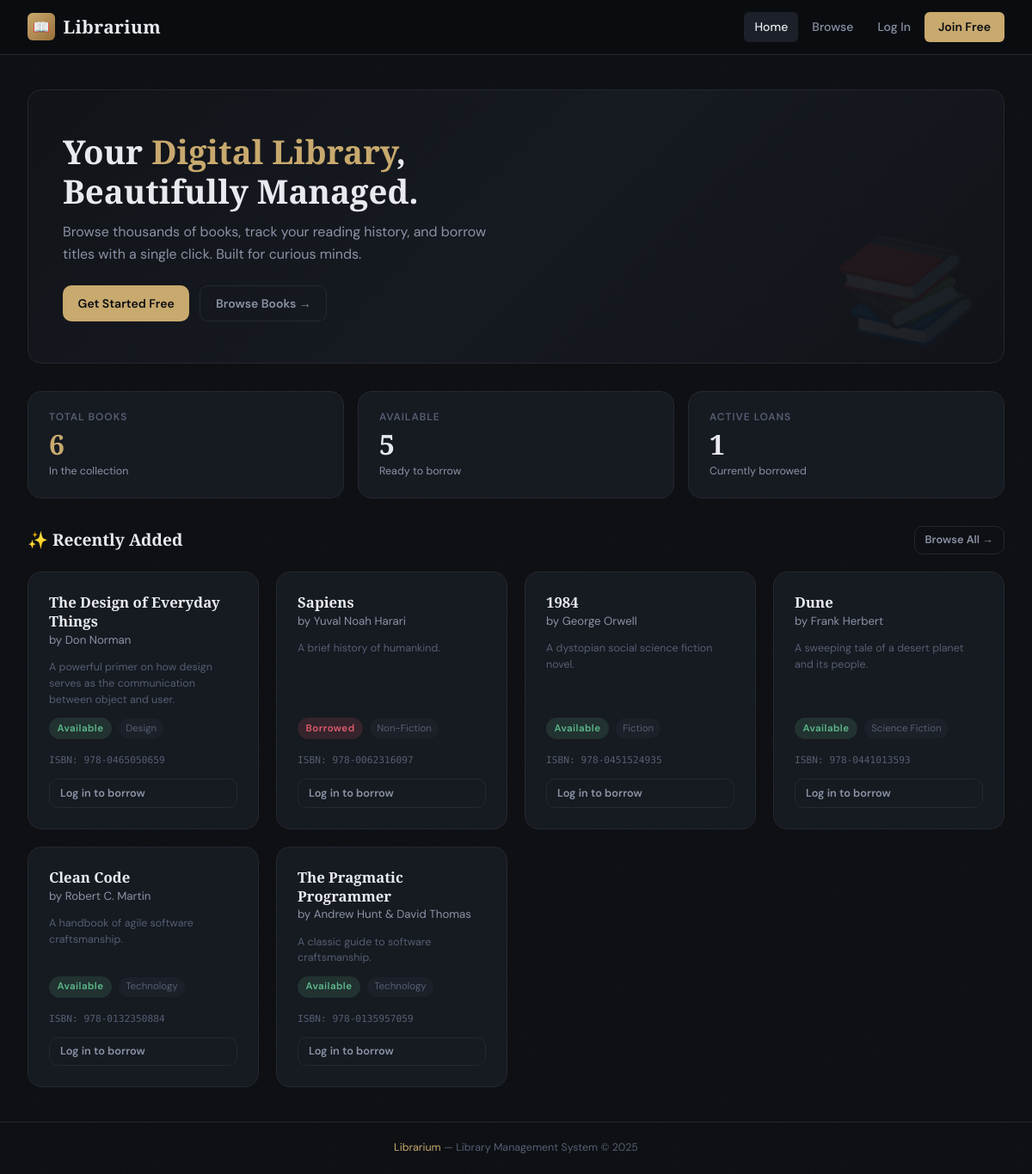
The page / on the database its author committed.
### models.py (models this page shows, shortened)
class Book(db.Model):
    __tablename__ = "books"
    id = db.Column(db.Integer, primary_key=True)
    title = db.Column(db.String(200), nullable=False)
    author = db.Column(db.String(150), nullable=False)
    isbn = db.Column(db.String(20), unique=True, nullable=False, index=True)
    genre = db.Column(db.String(80), nullable=True)
    description = db.Column(db.Text, nullable=True)
    availability_status = db.Column(db.Boolean, default=True, nullable=False)  # True = available
    added_at = db.Column(db.DateTime, default=datetime.utcnow)
    borrowings = db.relationship("Borrowing", backref="book", lazy="dynamic")
    @property
    def is_available(self):
        return self.availability_status

### routes.py (the view, shortened to what this page needs)
@main.route("/")
def dashboard():
    user = current_user()
    total_books = Book.query.count()
    available_books = Book.query.filter_by(availability_status=True).count()
    total_users = User.query.filter_by(role="member").count() if user and user.is_admin else None
    active_borrowings = Borrowing.query.filter_by(status="borrowed").count()
    recent_books = Book.query.order_by(Book.added_at.desc()).limit(6).all()
    my_borrowings = []
    return render_template(
        "index.html",
        total_books=total_books,
        available_books=available_books,
        total_users=total_users,
        active_borrowings=active_borrowings,
        recent_books=recent_books,
        my_borrowings=my_borrowings,
    )

### routes.py (called while the page is built)
def current_user():
    if "user_id" in session:
        return User.query.get(session["user_id"])
    return None

@main.context_processor
def inject_user():
    return {"current_user": current_user()}

### templates/index.html (shortened to what this page needs)
{% extends "base.html" %}
{% block content %}
{% if not current_user %}
<div class="hero">
  <h1>Your <span>Digital Library</span>,<br>Beautifully Managed.</h1>
  <p>Browse thousands of books, track your reading history, and borrow titles with a single click. Built for curious minds.</p>
  <div class="hero-actions">
    <a href="{{ url_for('main.register') }}" class="btn btn-primary">Get Started Free</a>
    <a href="{{ url_for('main.books') }}" class="btn btn-ghost">Browse Books →</a>
  </div>
</div>
{% endif %}
<div class="stats-grid">
  <div class="stat-card">
    <span class="stat-label">Total Books</span>
    <span class="stat-value accent">{{ total_books }}</span>
    <span class="stat-sub">In the collection</span>
  </div>
  <div class="stat-card">
    <span class="stat-label">Available</span>
    <span class="stat-value">{{ available_books }}</span>
    <span class="stat-sub">Ready to borrow</span>
  </div>
  <div class="stat-card">
    <span class="stat-label">Active Loans</span>
    <span class="stat-value">{{ active_borrowings }}</span>
    <span class="stat-sub">Currently borrowed</span>
  </div>
</div>
<div class="section-header">
  <span class="section-title">✨ Recently Added</span>
  <a href="{{ url_for('main.books') }}" class="btn btn-ghost btn-sm">Browse All →</a>
</div>
<div class="books-grid">
  {% for book in recent_books %}
  <div class="book-card">
    <div>
      <div class="book-title">{{ book.title }}</div>
      <div class="book-author">by {{ book.author }}</div>
    </div>
    {% if book.description %}
      <p class="text-xs text-muted" style="line-height:1.5">{{ book.description[:100] }}{% if book.description|length > 100 %}…{% endif %}</p>
    {% endif %}
    <div class="book-meta">
      <span class="badge {% if book.is_available %}badge-available{% else %}badge-borrowed{% endif %}">
        {% if book.is_available %}Available{% else %}Borrowed{% endif %}
      </span>
      {% if book.genre %}<span class="book-genre">{{ book.genre }}</span>{% endif %}
    </div>
    <div class="book-isbn">ISBN: {{ book.isbn }}</div>
    {% if current_user and not current_user.is_admin and book.is_available %}
      <form method="POST" action="{{ url_for('main.borrow_book', book_id=book.id) }}" style="margin-top:.25rem">
        <button type="submit" class="btn btn-primary btn-sm w-full">Borrow</button>
      </form>
    {% elif not current_user %}
      <a href="{{ url_for('main.login') }}" class="btn btn-ghost btn-sm w-full">Log in to borrow</a>
    {% elif current_user and not current_user.is_admin %}
      <button class="btn btn-ghost btn-sm w-full" disabled>Unavailable</button>
    {% endif %}
  </div>
  {% endfor %}
</div>
{% endblock %}

### rows shown on the page
Book: title "The Design of Everyday Things", author "Don Norman", description "A powerful primer on how design serves as the communication between object and user.", availability_status "Available", genre "Design", isbn "978-0465050659"
Book: title "Sapiens", author "Yuval Noah Harari", description "A brief history of humankind.", availability_status "Borrowed", genre "Non-Fiction", isbn "978-0062316097"
Book: title "1984", author "George Orwell", description "A dystopian social science fiction novel.", availability_status "Available", genre "Fiction", isbn "978-0451524935"
Book: title "Dune", author "Frank Herbert", description "A sweeping tale of a desert planet and its people.", availability_status "Available", genre "Science Fiction", isbn "978-0441013593"
Book: title "Clean Code", author "Robert C. Martin", description "A handbook of agile software craftsmanship.", availability_status "Available", genre "Technology", isbn "978-0132350884"
Book: title "The Pragmatic Programmer", author "Andrew Hunt & David Thomas", description "A classic guide to software craftsmanship.", availability_status "Available", genre "Technology", isbn "978-0135957059"

### other values the page prints
{{ total_books }} "6"
{{ available_books }} "5"
{{ active_borrowings }} "1"
{{ 2025 }} "2025"
